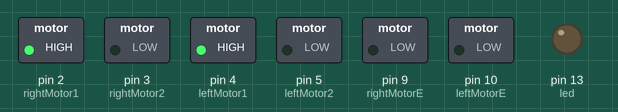
Simulated run of this sketch. Board: Arduino Uno, built with avr-gcc and run on an emulated ATmega328P. Shown: switched loads named in the sketch (green lamp = pin HIGH), output pins drawn as LEDs (lit = HIGH). What the sketch prints to the serial monitor is not drawn.

Above: at 7.55 s.
At 7.8 s:
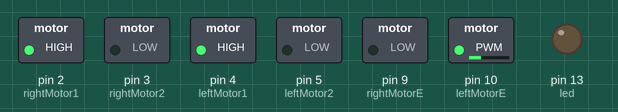
Timing chart, 0 to 10.5 s (numbered marks = the images above):
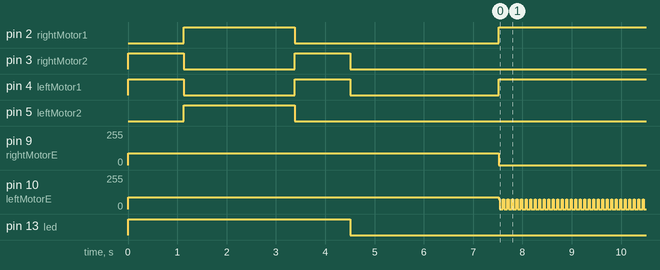

Measured:
- by itself, pin 2 (rightMotor1): HIGH → LOW at 3.4 s, → HIGH 4.1 s later
- by itself, pin 4 (leftMotor1): HIGH → LOW at 1.1 s, → HIGH 2.3 s later, → LOW 1.1 s later, → HIGH 3.0 s later
- by itself, pin 9 (rightMotorE): 90/255 → 0/255 at 7.5 s
- by itself, pin 10 (leftMotorE): alternates 75/255 for 0.02 s and 0/255 for 0.07 s

The sketch:

crosroad_son.ino
```cpp
#include <QTRSensors.h>

#define Kp 0.3
#define Kd 2.0
#define rightMaxSpeed 75
#define leftMaxSpeed 75
#define rightBaseSpeed 65
#define leftBaseSpeed 65

#define leapTime 250
#define leftMotor1 4
#define leftMotor2 5
#define rightMotor1 2
#define rightMotor2 3
#define leftMotorE 10
#define rightMotorE 9

#define led 13

int donushizi = 75;
unsigned int sensors[16];
QTRSensors qtr;

const uint8_t SensorCount = 16;
unsigned int sensorValues[SensorCount];
unsigned int posit;

void setup() {
  qtr.setTypeRC();
  qtr.setSensorPins((const uint8_t[]){ 34, 35, 36, 37, 38, 39, 40, 41, 42, 43, 44, 45, 46, 47, 48, 49 }, SensorCount);

  pinMode(leftMotor1, OUTPUT);
  pinMode(leftMotor2, OUTPUT);
  pinMode(rightMotor1, OUTPUT);
  pinMode(rightMotor2, OUTPUT);
  pinMode(led, OUTPUT);
  Serial.begin(9600);


  pinMode(LED_BUILTIN, OUTPUT);
  digitalWrite(LED_BUILTIN, HIGH);

  int i;
  for (int i = 0; i < 100; i++) {
    if (i < 25 || i >= 75) {
      turn_right();
    } else {
      turn_left();
    }
    qtr.calibrate();
    delay(20);
  }
  wait();
  digitalWrite(LED_BUILTIN, LOW);

  delay(3000);
}
void loop() {

  qtr.read(sensors);
  for (int i = 0; i < 16; i++)
  {
    Serial.print(sensors[i]);
    Serial.print("\t");
  }
  Serial.println();
 if (sensors[15] > 500 && sensors[0] < 500) {
    Serial.println("Sola L kavşak algılandı...");
    delay(2000);
    turn_left();
    ilerle();
  }
  else if (sensors[0] > 500 && sensors[15] < 500) {
    Serial.println("Sağa L kavşak algılandı...");
    delay(2000);
    turn_right();
    ilerle();
  }else if (sensors[0] > 500 && sensors[15] > 500 && (sensors[7]> 500 && sensors[8]>500)) {
    Serial.println("T kavşak algılandı");
    delay(2000);
    turn_left();
    ilerle();
  }
  else {
    ilerle();
    Serial.println("Düz devam ediliyor.");
  }
}


void turn_left() {
  digitalWrite(rightMotor1, HIGH);
  digitalWrite(rightMotor2, LOW);
  analogWrite(rightMotorE, 90);

  digitalWrite(leftMotor1, LOW);
  digitalWrite(leftMotor2, HIGH);
  analogWrite(leftMotorE, 90);
}
void turn_right() {
  digitalWrite(rightMotor1, LOW);
  digitalWrite(rightMotor2, HIGH);
  analogWrite(rightMotorE, 90);

  digitalWrite(leftMotor1, HIGH);
  digitalWrite(leftMotor2, LOW);
  analogWrite(leftMotorE, 90);
}
void turnLeft() {


  while (digitalRead(sensors[7]) > 200 || digitalRead(sensors[8]) > 200) {
    digitalWrite(leftMotor1, LOW);
    digitalWrite(leftMotor2, HIGH);
    digitalWrite(rightMotor1, HIGH);
    digitalWrite(rightMotor2, LOW);
    analogWrite(rightMotorE, donushizi);
    analogWrite(leftMotorE, donushizi);
    delay(5);
    digitalWrite(leftMotor1, LOW);
    digitalWrite(leftMotor2, LOW);
    digitalWrite(rightMotor1, LOW);
    digitalWrite(rightMotor2, LOW);
    delay(2);
  }
  while (digitalRead(sensors[8]) < 200) {
    digitalWrite(leftMotor1, LOW);
    digitalWrite(leftMotor2, HIGH);
    digitalWrite(rightMotor1, HIGH);
    digitalWrite(rightMotor2, LOW);
    analogWrite(rightMotorE, donushizi);
    analogWrite(leftMotorE, donushizi);
    delay(4);
    digitalWrite(leftMotor1, LOW);
    digitalWrite(leftMotor2, LOW);
    digitalWrite(rightMotor1, LOW);
    digitalWrite(rightMotor2, LOW);
    delay(1);
  }
  while (digitalRead(sensors[7]) < 200) {
    digitalWrite(leftMotor1, LOW);
    digitalWrite(leftMotor2, HIGH);
    digitalWrite(rightMotor1, HIGH);
    digitalWrite(rightMotor2, LOW);
    analogWrite(rightMotorE, donushizi);
    analogWrite(leftMotorE, donushizi);
    delay(4);
    digitalWrite(leftMotor1, LOW);
    digitalWrite(leftMotor2, LOW);
    digitalWrite(rightMotor1, LOW);
    digitalWrite(rightMotor2, LOW);
    delay(1);
  }


}  //voidturnleft
void turnRight() {

  while (digitalRead(sensors[8]) > 200 || digitalRead(sensors[7]) > 200) {
    digitalWrite(leftMotor1, LOW);
    digitalWrite(leftMotor2, HIGH);
    digitalWrite(rightMotor1, HIGH);
    digitalWrite(rightMotor2, LOW);
    analogWrite(rightMotorE, donushizi);
    analogWrite(leftMotorE, donushizi);
    delay(5);
    digitalWrite(leftMotor1, LOW);
    digitalWrite(leftMotor2, LOW);
    digitalWrite(rightMotor1, LOW);
    digitalWrite(rightMotor2, LOW);
    delay(2);
  }

  while (digitalRead(sensors[7]) < 200) {
    digitalWrite(leftMotor1, HIGH);
    digitalWrite(leftMotor2, LOW);
    digitalWrite(rightMotor1, LOW);
    digitalWrite(rightMotor2, HIGH);
    analogWrite(rightMotorE, donushizi);
    analogWrite(leftMotorE, donushizi);
    delay(4);
    digitalWrite(leftMotor1, LOW);
    digitalWrite(leftMotor2, LOW);
    digitalWrite(rightMotor1, LOW);
    digitalWrite(rightMotor2, LOW);
    delay(1);
  }
  while (digitalRead(sensors[8]) < 200) {
    digitalWrite(leftMotor1, HIGH);
    digitalWrite(leftMotor2, LOW);
    digitalWrite(rightMotor1, LOW);
    digitalWrite(rightMotor2, HIGH);
    analogWrite(rightMotorE, donushizi);
    analogWrite(leftMotorE, donushizi);
    delay(4);
    digitalWrite(leftMotor1, LOW);
    digitalWrite(leftMotor2, LOW);
    digitalWrite(rightMotor1, LOW);
    digitalWrite(rightMotor2, LOW);
    delay(1);
  }
}  //voidturnright
void ilerle() {
  unsigned int position = qtr.readLineBlack(sensorValues);

  int lastError = 0;
  int error = position - 7500;
  int motorSpeed = Kp * error + Kd * (error - lastError);
  lastError = error;
  int rightMotorSpeed = rightBaseSpeed + motorSpeed;
  int leftMotorSpeed = leftBaseSpeed - motorSpeed;
  if (rightMotorSpeed > rightMaxSpeed) rightMotorSpeed = rightMaxSpeed;
  if (leftMotorSpeed > leftMaxSpeed) leftMotorSpeed = leftMaxSpeed;
  if (rightMotorSpeed < 0) rightMotorSpeed = 0;
  if (leftMotorSpeed < 0) leftMotorSpeed = 0;


  digitalWrite(rightMotor1, HIGH);
  digitalWrite(rightMotor2, LOW);
  analogWrite(rightMotorE, rightMotorSpeed);

  digitalWrite(leftMotor1, HIGH);
  digitalWrite(leftMotor2, LOW);
  analogWrite(leftMotorE, leftMotorSpeed);
}


void turnAround() {
  digitalWrite(leftMotor1, HIGH);
  digitalWrite(leftMotor2, LOW);
  digitalWrite(rightMotor1, HIGH);
  digitalWrite(rightMotor2, LOW);
  analogWrite(rightMotorE, rightBaseSpeed);
  analogWrite(leftMotorE, leftBaseSpeed);
  delay(leapTime);
  while (digitalRead(sensors[7]) < 200) {
    digitalWrite(leftMotor1, LOW);
    digitalWrite(leftMotor2, HIGH);
    digitalWrite(rightMotor1, HIGH);
    digitalWrite(rightMotor2, LOW);
    analogWrite(rightMotorE, donushizi);
    analogWrite(leftMotorE, donushizi);
    delay(5);
    digitalWrite(leftMotor1, LOW);
    digitalWrite(leftMotor2, LOW);
    digitalWrite(rightMotor1, LOW);
    digitalWrite(rightMotor2, LOW);
    delay(2);
  }
}
void fren() {
  digitalWrite(rightMotor1, HIGH);
  digitalWrite(rightMotor2, HIGH);


  digitalWrite(leftMotor1, HIGH);
  digitalWrite(leftMotor2, HIGH);
}
void wait() {
  digitalWrite(rightMotor1, LOW);
  digitalWrite(rightMotor2, LOW);


  digitalWrite(leftMotor1, LOW);
  digitalWrite(leftMotor2, LOW);
}
```
